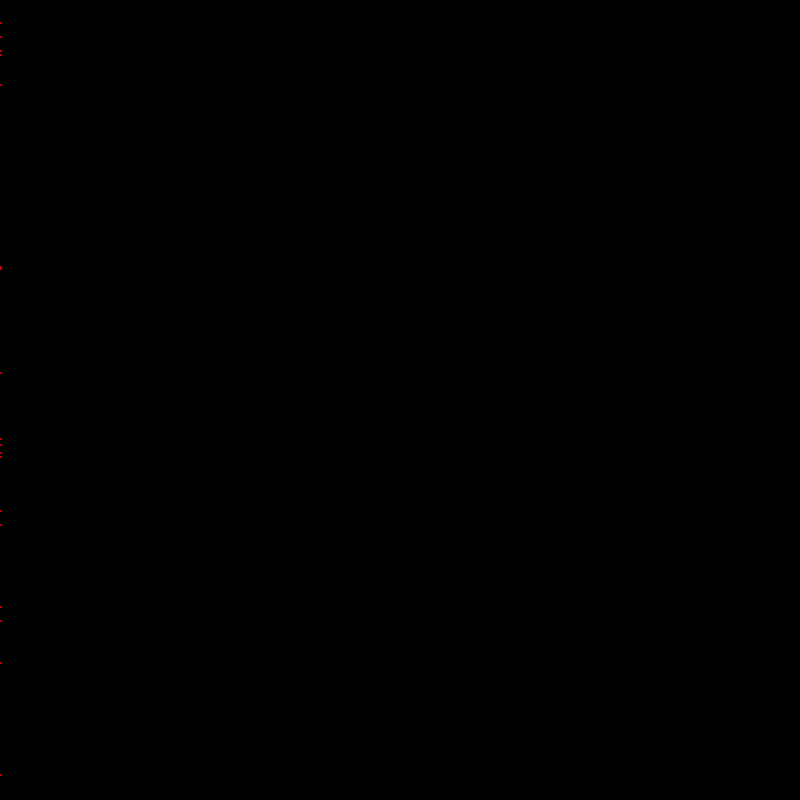
Frame 1 (no input)
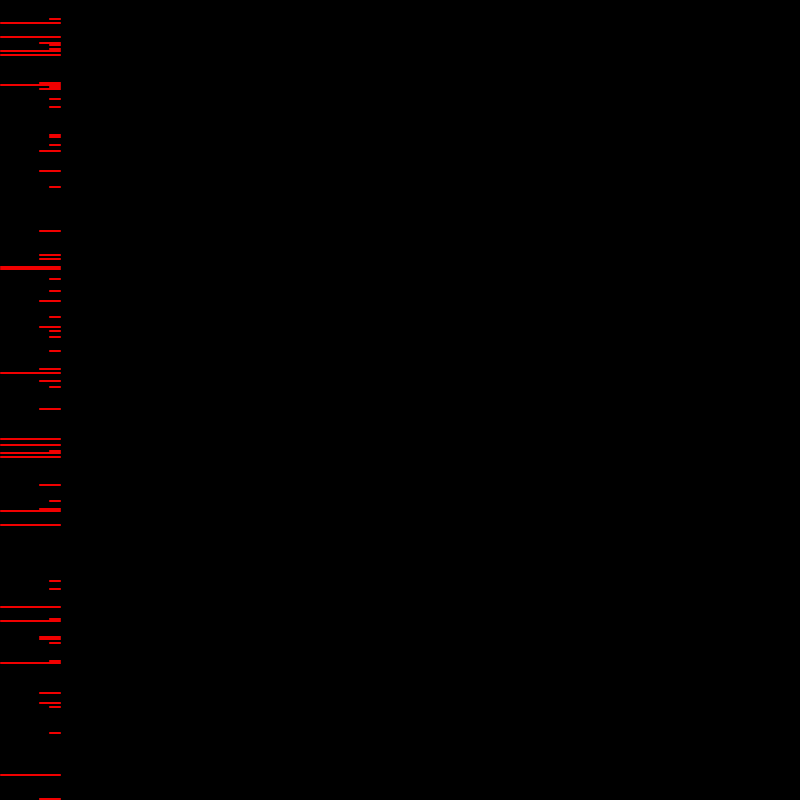
Frame 60 (the mouse pressed at the canvas centre just before this capture)
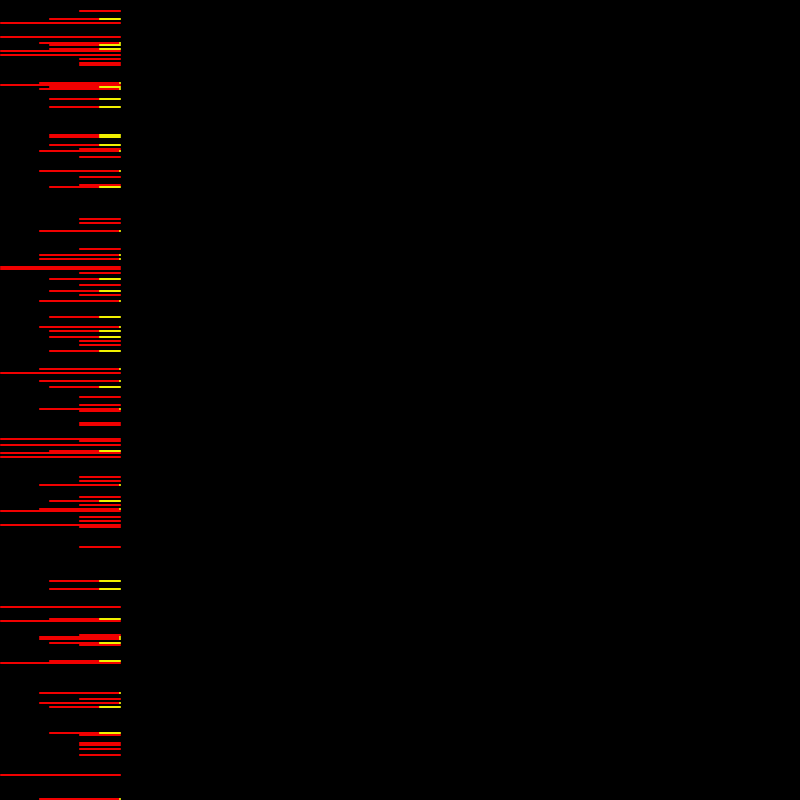
Frame 120 (the mouse held since frame 60 and released just before this capture)

The Processing sketch that drew these frames (run headless with seeded random() and noise(); from frame 60 on, the mouse is pressed at the canvas centre):

// Processing sketch: processing_173378
// ── processing_173378.pde

int t = 0;
IssueSpot[] is = new IssueSpot[400];
int diameter = 2;
int userNameAreaWidth = 150;
boolean isPlay = false;
 
void setup(){
  size(800, 800);
  //int h = diameter * is.length * 2;
  //size(700, h);
  background(0);
  frameRate(20);
   
  // setup for Issue Spot
  String[] statusNames = {"Not Exists", "New", "In Progress", "Solved", "Closed"};
  int[]    updateTimes1  = {0,   1, 250, 300, 500};
  int[]    updateTimes2  = {0,  50, 100, 300, 400};
  int[]    updateTimes3  = {0, 150, 200, 400, 600};
  int[]    updateTimes4  = {0, 250, 350, 480, 580};
  int[]    updateTimes5  = {0, 300, 450, 500, 580};
  int[]    updateTimes6  = {0, 150, 360, 420, 480};
  int[]    updateTimes7  = {0,  80, 300, 360, 450};
  int[]    updateTimes8  = {0, 130, 230, 390, 490}; 
  int[]    updateTimes9  = {0, 400, 490, 560, 620};
  int[]    updateTimes10 = {0, 290, 520, 630, 690};
  int[]    updateTimes11 = {0,  40, 120, 450, 510};
  int[]    updateTimes12 = {0, 250, 320, 390, 430};
  int[]    updateTimes13 = {0, 150, 200, 290, 340};
  int[]    updateTimes14 = {0, 250, 290, 320, 390};
  int[]    updateTimes15 = {0, 300, 450, 500, 580};
  int[]    updateTimes16 = {0, 150, 360, 420, 480};
  int[]    updateTimes17 = {0,  80, 300, 360, 450};
  int[]    updateTimes18 = {0, 130, 230, 390, 490}; 
  int[]    updateTimes19 = {0, 400, 490, 560, 620};
  int[]    updateTimes20 = {0, 290, 520, 630, 690};
  int[]    updateTimes21 = {0, 240, 390, 450, 510};
   
  int[][] updateTimes = {updateTimes1, updateTimes2, updateTimes3, updateTimes4, updateTimes5, updateTimes6,
                         updateTimes7, updateTimes8, updateTimes9, updateTimes10, updateTimes11, updateTimes12,
                         updateTimes13, updateTimes14, updateTimes15, updateTimes16, updateTimes17, updateTimes18,
                         updateTimes19, updateTimes20, updateTimes21};

  for(int i = 0; i < is.length; i++){
    int tmp = int(random(21));
    is[i] = new IssueSpot(i+1, updateTimes[tmp], statusNames);
  }
  isPlay = true;
}
 
void draw(){
  t += 1;
  // draw IssueSpot
  noStroke();
  for(int i = 0; i < is.length; i++){
    is[i].move();
    is[i].update(t);
  }
}
 
void mouseClicked() {
  if (isPlay == true) {
    noLoop();
    isPlay = false;
  } else {
    loop();
    isPlay = true;
  }
}
class IssueSpot {
  int issueId;
  int x = 0;
  float y;
  int[] statusUpdateHistory;
  String[] statusNameHistory;
  int idAssignedTo;
   
  IssueSpot(int _id, int[] _updateTimeHistory, String[] _statusHistory) {
    issueId = _id;
    y = diameter * (issueId - 1) + diameter / 2;
    statusUpdateHistory = _updateTimeHistory;
    statusNameHistory = _statusHistory;
  }
   
  void move(){
    x += diameter / 2;
  }
   
  void update(int t){
    int statusIndex = currentStatusIndex(t);
    String currentStatus = statusNameHistory[statusIndex];
    int statusColorHex = statusColor(currentStatus);
    fill(statusColorHex);
    ellipse(x, y, diameter, diameter);
  }
   
  int currentStatusIndex(int t){
    int sIdx = 0;
    for(int i = 0; i < statusUpdateHistory.length; i++){
      if (t >= statusUpdateHistory[i]) sIdx = i;
    }
    return sIdx;
  }
 
  int statusColor(String statusName){
    int hexColor;
    if      (statusName.equals("New"))         hexColor = #ff0000; // Red
    else if (statusName.equals("In Progress")) hexColor = #ffff00; // Yellow
    else if (statusName.equals("Solved"))      hexColor = #80ff00; // Green
    else if (statusName.equals("Closed"))      hexColor = #0000ff; // Blue
    else if (statusName.equals("Not Exists"))  hexColor = #000000; // Black
    else                                       hexColor = #ff00ff; // Purple
    return hexColor;
  }
}
